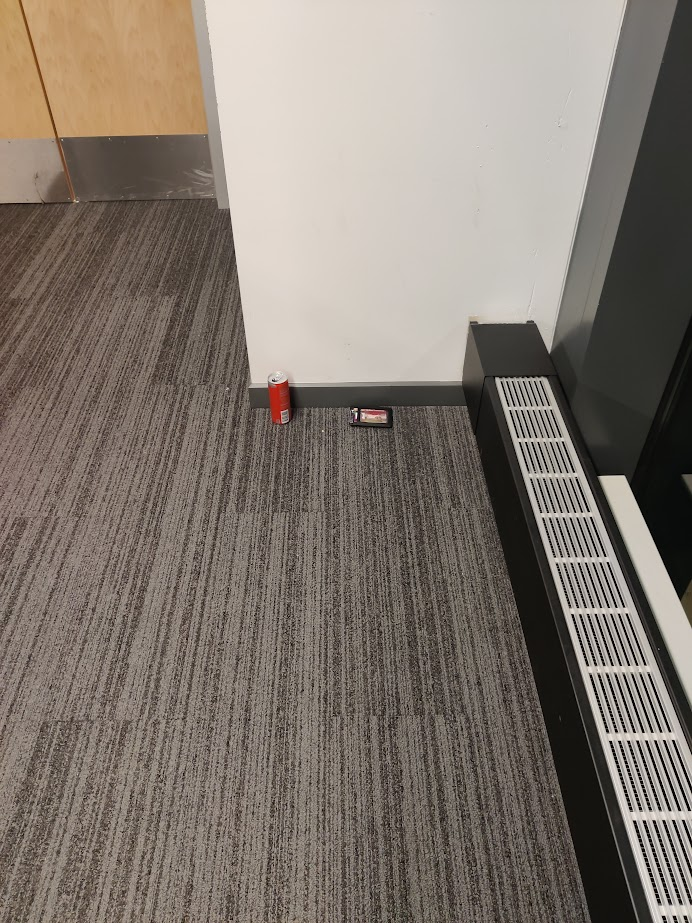
#> input picture _testing_non_cnn/5ft.jpg, 692 x 923 px
$ python test5.py
#> lines starting #> are read from the running program, lines starting #| are printed output that depends on the picture; after the words box and inside, x2 and y2 are one past the last pixel; in counts of white or black regions, pixels touching at a corner belong together
import cv2
import numpy as np

# Load image
image = cv2.imread("5ft.jpg")
#> image is the input picture: shape (923, 692, 3); mean B, G, R 111, 119.9, 129.5
image = cv2.resize(image, (1024,1024))
#> image: shape (1024, 1024, 3)
image = cv2.GaussianBlur(image, (7,7),0)
gray = cv2.cvtColor(image, cv2.COLOR_BGR2GRAY)

# Apply thresholding
_, thresh = cv2.threshold(gray, 0, 255, cv2.THRESH_BINARY_INV + cv2.THRESH_OTSU)
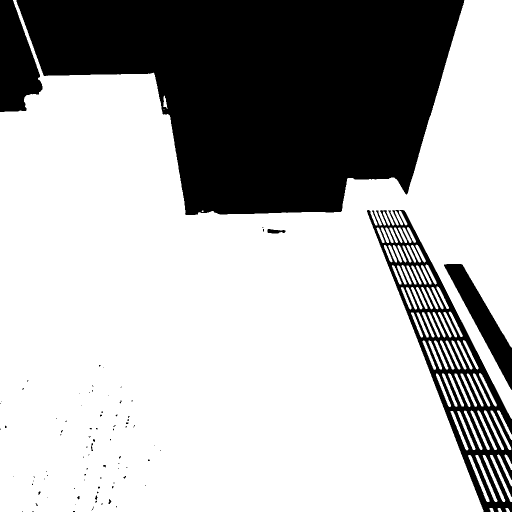
#> thresh: shape (1024, 1024) (shown at 1/2 size); 70% white; 87 black regions (77 under 20 px), largest, box (x1, y1, x2, y2) and area: (33, 0, 929, 430) 256571, (734, 420, 1024, 1024) 35875, (0, 0, 85, 224) 12778

# cv2.imshow("Segmented Image (Smaller)", thresh)
# cv2.waitKey(0)

# Noise removal using morphological operations
kernel = np.ones((7, 7), np.uint8)
opening = cv2.morphologyEx(thresh, cv2.MORPH_OPEN, kernel, iterations=2)
#> opening: shape (1024, 1024); 67.5% white; 67 black regions (52 under 20 px), largest, box (x1, y1, x2, y2) and area: (0, 0, 929, 430) 270722, (734, 420, 1024, 1024) 59506, (888, 528, 1024, 780) 9037

# cv2.imshow("Segmented Image (Smaller)", opening)
# cv2.waitKey(0)

# Sure background area
sure_bg = cv2.dilate(opening, kernel, iterations=3)
#> sure_bg: shape (1024, 1024); 71% white; 3 black regions, box (x1, y1, x2, y2) and area: (0, 0, 918, 421) 254732, (749, 429, 1024, 1024) 45826, (905, 537, 1024, 756) 3170

# Finding sure foreground area
dist_transform = cv2.distanceTransform(opening, cv2.DIST_L2, 5)
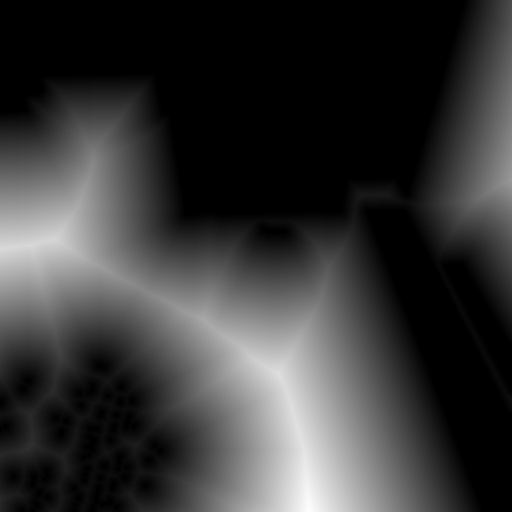
#> dist_transform: shape (1024, 1024) float32 (shown at 1/2 size); min 0, max 321.6, mean 69.5; drawn with min black and max white
_, sure_fg = cv2.threshold(dist_transform, 0.7 * dist_transform.max(), 255, 0)
#> sure_fg: shape (1024, 1024) float32; 5.8% white; 2 white regions, box (x1, y1, x2, y2) and area: (452, 674, 723, 1024) 47131, (0, 428, 162, 547) 14081

# Finding unknown region
sure_fg = np.uint8(sure_fg)
unknown = cv2.subtract(sure_bg, sure_fg)
#> unknown: shape (1024, 1024); 65.2% white; 5 black regions, box (x1, y1, x2, y2) and area: (0, 0, 918, 421) 254732, (452, 674, 723, 1024) 47131, (749, 429, 1024, 1024) 45826, (0, 428, 162, 547) 14081, (905, 537, 1024, 756) 3170

cv2.imshow("Segmented Image (Smaller)", unknown)
cv2.waitKey(0)

# Marker labelling
_, markers = cv2.connectedComponents(sure_fg)
#> markers: shape (1024, 1024) int32; 3 distinct labels, from 0 to 2

# Add 1 to all labels so that sure background is not 0, but 1
markers = markers + 1
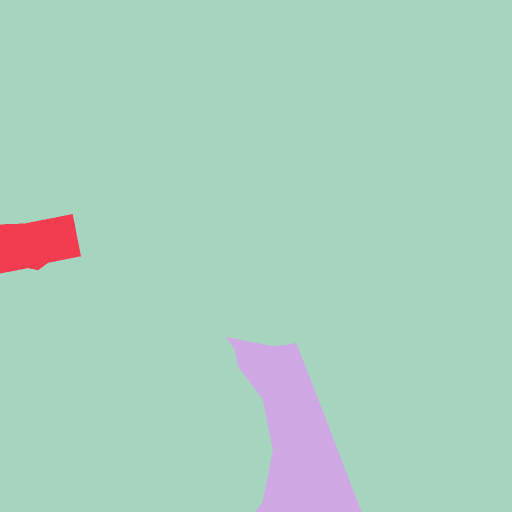
#> markers: shape (1024, 1024) int32 (shown at 1/2 size); 3 distinct labels, from 1 to 3; one colour per label, 0 black


# Mark the region of unknown with 0
markers[unknown == 255] = 0
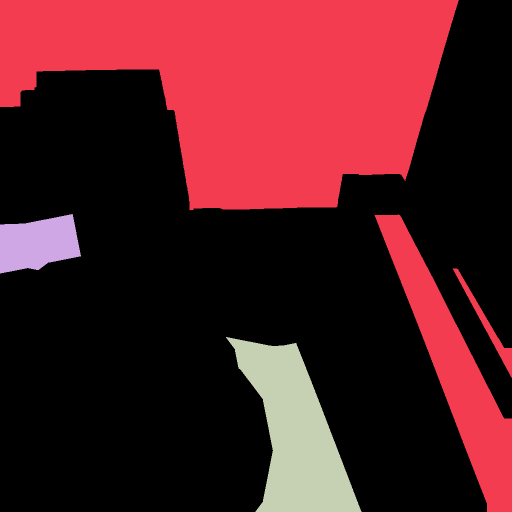
#> markers: shape (1024, 1024) int32 (shown at 1/2 size); 4 distinct labels, from 0 to 3; one colour per label, 0 black

cv2.imshow("Segmented Image (Smaller)", cv2.applyColorMap((markers.astype(np.uint8) * 10) % 255,cv2.COLORMAP_JET))
cv2.waitKey(0)

# Apply watershed algorithm
markers = cv2.watershed(image, markers)
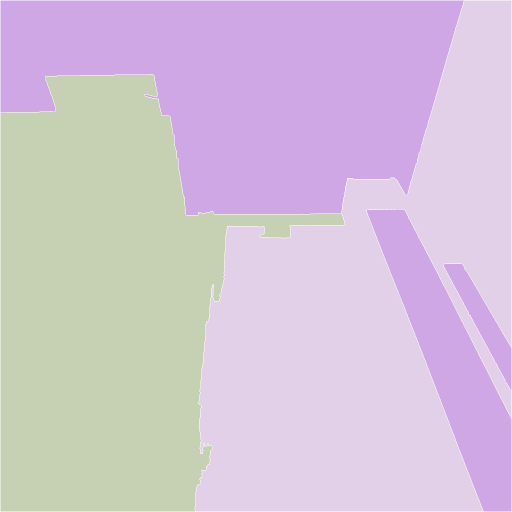
#> markers: shape (1024, 1024) int32 (shown at 1/2 size); 4 distinct labels, from -1 to 3; one colour per label, 0 black, -1 white


cv2.imshow("Segmented Image (Smaller)", cv2.applyColorMap((markers.astype(np.uint8) * 10) % 255,cv2.COLORMAP_JET))
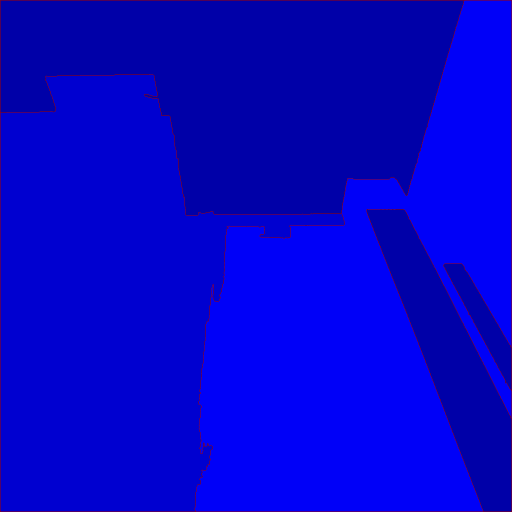
#> window 'Segmented Image (Smaller)': shape (1024, 1024, 3) (shown at 1/2 size); mean B, G, R 207, 0, 1.3
cv2.waitKey(0)

# Outline the segmented regions with contours
image[markers == -1] = [0, 0, 255]  # Mark watershed boundaries in red
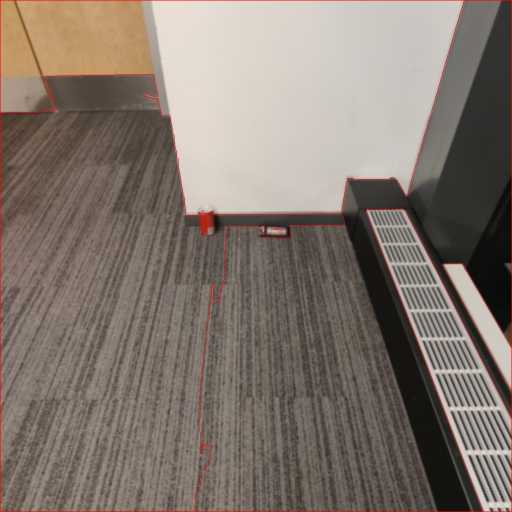
#> image: shape (1024, 1024, 3) (shown at 1/2 size); mean B, G, R 110.1, 118.9, 130.4


# Display the results in a smaller window
cv2.imshow("Segmented Image (Smaller)", image)
cv2.waitKey(0)
cv2.destroyAllWindows()

$ run again, with _testing_non_cnn/10ft.jpg copied over _testing_non_cnn/5ft.jpg
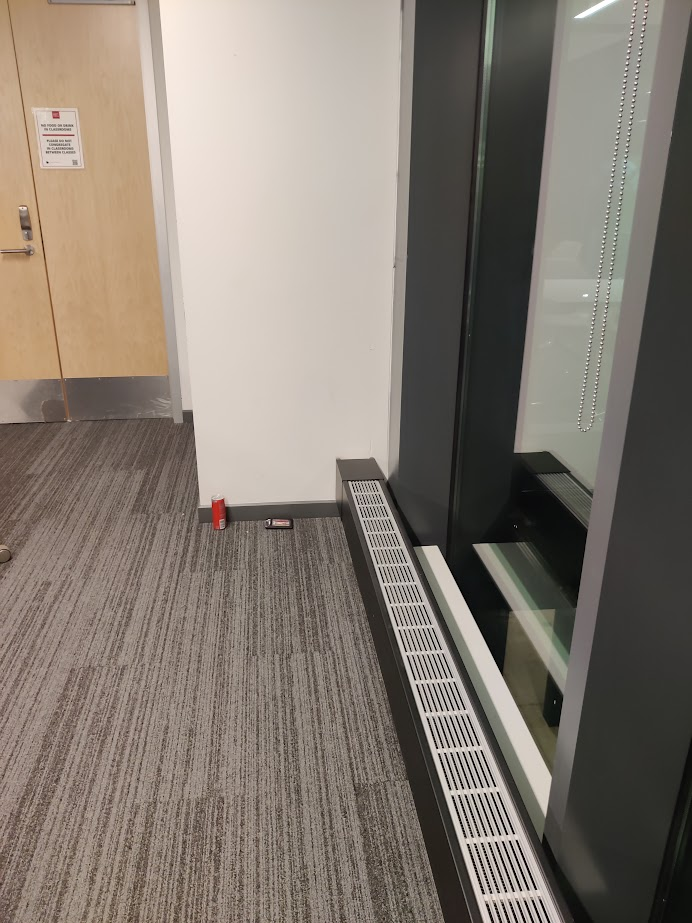
#> input picture _testing_non_cnn/10ft.jpg, 692 x 923 px
#> image is the input picture: shape (923, 692, 3); mean B, G, R 112.9, 122.3, 131.6
#> `_, thresh = cv2.threshold(gray, 0, 255, cv2.THRESH_BINARY_INV + cv2.TH..`:
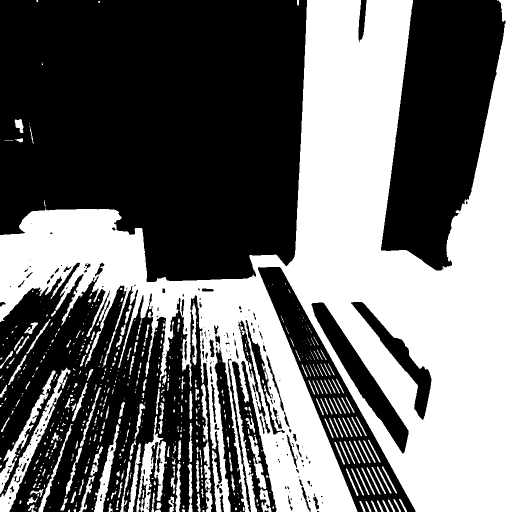
#> thresh: shape (1024, 1024) (shown at 1/2 size); 43.2% white; 612 white regions (385 under 20 px), largest, box (x1, y1, x2, y2) and area: (0, 0, 1024, 1024) 407792, (0, 735, 141, 1024) 4990, (273, 832, 334, 1024) 4053
#> opening: shape (1024, 1024); 35.7% white; 17 white regions, largest, box (x1, y1, x2, y2) and area: (567, 0, 1024, 1024) 276788, (0, 418, 713, 1024) 83486, (523, 867, 616, 1024) 8517
#> sure_bg: shape (1024, 1024); 43.2% white; 8 white regions, largest, box (x1, y1, x2, y2) and area: (0, 0, 1024, 1024) 443095, (181, 924, 230, 1024) 3433, (276, 896, 311, 948) 1792
#> unknown: shape (1024, 1024); 41.8% white; 8 white regions, largest, box (x1, y1, x2, y2) and area: (0, 0, 1024, 1024) 428332, (181, 924, 230, 1024) 3433, (276, 896, 311, 948) 1792
#> `image[markers == -1] = [0, 0, 255]`:
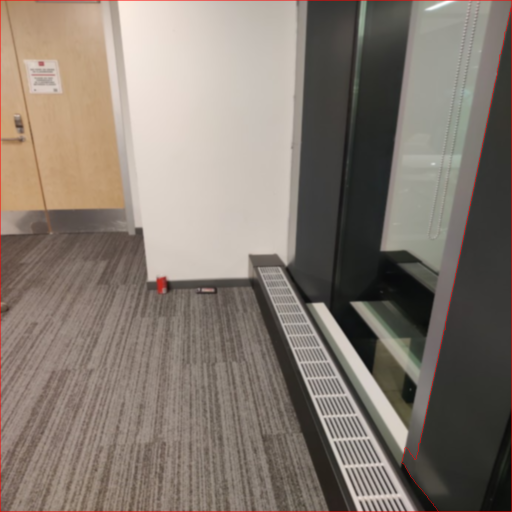
#> image: shape (1024, 1024, 3) (shown at 1/2 size); mean B, G, R 112.3, 121.7, 132.2

$ run again, with _testing_non_cnn/test4.jpg copied over _testing_non_cnn/5ft.jpg
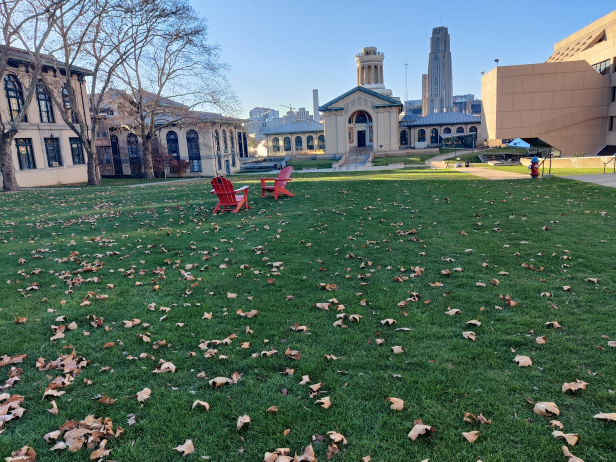
#> input picture _testing_non_cnn/test4.jpg, 1231 x 923 px (shown at 1/2 size)
#> image is the input picture: shape (923, 1231, 3); mean B, G, R 103.6, 111.6, 89.5
#> `_, thresh = cv2.threshold(gray, 0, 255, cv2.THRESH_BINARY_INV + cv2.TH..`:
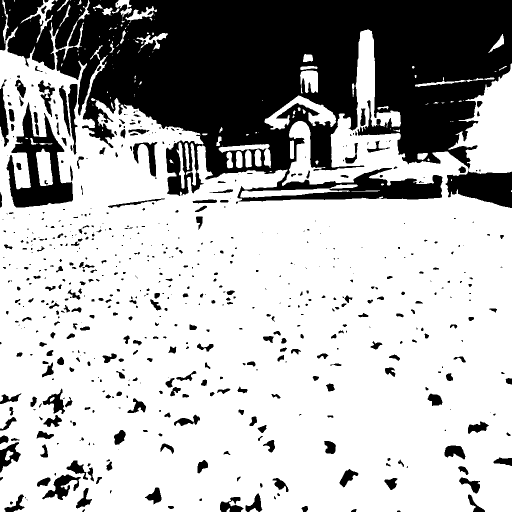
#> thresh: shape (1024, 1024) (shown at 1/2 size); 69.9% white; 629 black regions (311 under 20 px), largest, box (x1, y1, x2, y2) and area: (0, 0, 1024, 403) 251415, (13, 205, 146, 415) 11586, (891, 341, 1024, 416) 6854
#> opening: shape (1024, 1024); 65.2% white; 309 black regions (127 under 20 px), largest, box (x1, y1, x2, y2) and area: (0, 0, 1024, 420) 313825, (74, 921, 204, 1000) 4393, (0, 787, 43, 961) 3268
#> sure_bg: shape (1024, 1024); 76.1% white; 20 black regions (3 under 20 px), largest, box (x1, y1, x2, y2) and area: (0, 0, 1024, 348) 224387, (506, 327, 1024, 405) 11898, (341, 291, 390, 380) 3711
#> unknown: shape (1024, 1024); 75.6% white; 26 black regions (5 under 20 px), largest, box (x1, y1, x2, y2) and area: (0, 0, 1024, 348) 224387, (506, 327, 1024, 405) 11898, (723, 789, 829, 877) 4567
#> `image[markers == -1] = [0, 0, 255]`:
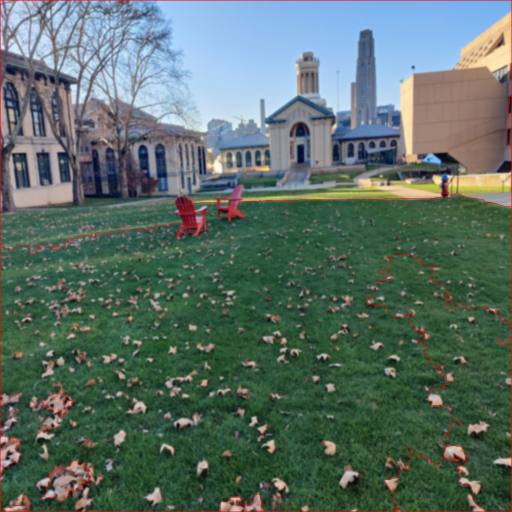
#> image: shape (1024, 1024, 3) (shown at 1/2 size); mean B, G, R 102.7, 110.6, 90.7
